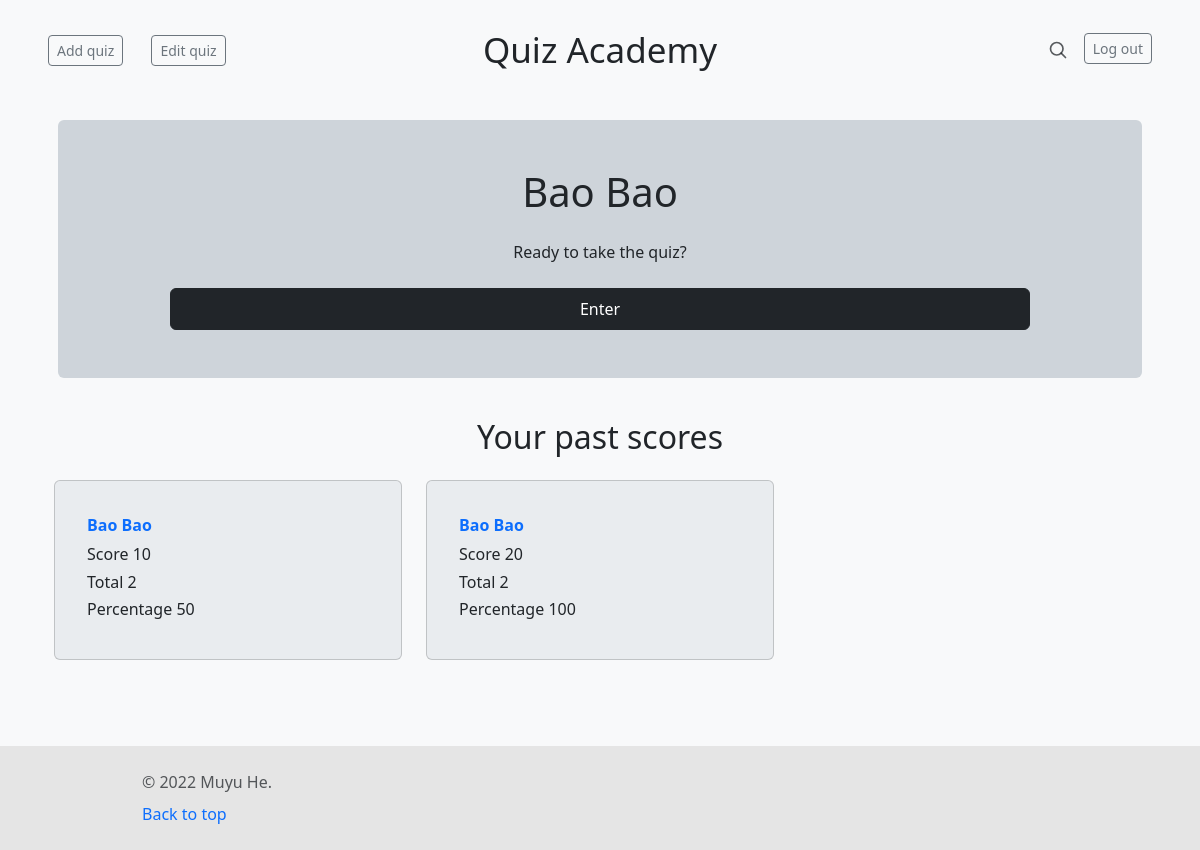
The app's page /quiz/11/ (signed in) with its own data.
### quizzes/models.py (models this page shows, shortened)
class Quiz(models.Model):
    name = models.CharField(max_length=100)
    head = models.ForeignKey(Question, null=True, blank=True, on_delete=models.SET_NULL)

class Score(models.Model):
    created_time = models.DateTimeField(auto_now_add=True)
    user = models.ForeignKey(User, default=1, on_delete=models.CASCADE)
    score = models.IntegerField(default=0)
    wrong = models.IntegerField(default=0)
    correct = models.IntegerField(default=0)
    total = models.IntegerField(default=0)
    percentage = models.IntegerField(default=0)
    quiz = models.ForeignKey(Quiz, default=1, on_delete=models.CASCADE)

### quizzes/views.py (the view, shortened to what this page needs)
# urls.py: re_path('^quiz/(?P<quiz_id>\d+)/$', views.quiz, name='quiz'),
@login_required
def quiz(request, quiz_id):
    quiz = Quiz.objects.get(id=quiz_id)
    scores = Score.objects.filter(quiz=quiz, user=request.user).order_by('-created_time')
    context={'quiz': quiz, 'scores': scores}
    return render (request, 'quizzes/quiz.html', context)

### quizzes/templates/quizzes/quiz.html (shortened to what this page needs)
{% extends 'quizzes/base.html' %}
{% block header %}
    <div class="jumbotron p-3 p-md-5 mx-3 text-white rounded" style="background-color: #CED4DA">
        <div class="col-md-12 px-3 text-center">
            <h1 class="text-dark px-4">{{quiz.name}}</h1>
            <p class="text-dark my-4">Ready to take the quiz?</p>
            <form action="{% url 'quizzes:quiz' quiz.id %}" method="post" class="d-grid">
                <button name="submit" class="btn btn-dark mx-5 py-2 mx-5">Enter</button>
            </form>
        </div>
    </div>
{% endblock header %}
{% block content %}
    <div class="container mt-4">
        <div class="row">
            <div class="col-md-12 text-dark text-center py-3">
                <h2>Your past scores</h2>
            </div>
            {% for score in scores %}
            <div class="col-md-4 mb-3">
                <div class="card flex-md-row mb-4 box-shadow h-md-250 p-3" style="background-color: #E9ECEF">
                    <div class="card-body d-flex flex-column align-items-start">
                        <strong class="d-inline-block mb-2 text-primary">{{score.quiz.name}}</strong>
                        <h6 class="mb-2 card-text">Score {{score.score}}</h6>
                        <h6 class="mb-2 card-text">Total {{score.total}}</h6>
                        <h6 class="mb-2 card-text">Percentage {{score.percentage}}</h6>
                    </div>
                </div>
            </div>
            {% endfor %}
        </div>
    </div>
{% endblock content %}

### records on screen
Quiz: name "Bao Bao"
Score: quiz.name "Bao Bao", score "10", total "2", percentage "50"
Score: quiz.name "Bao Bao", score "20", total "2", percentage "100"
